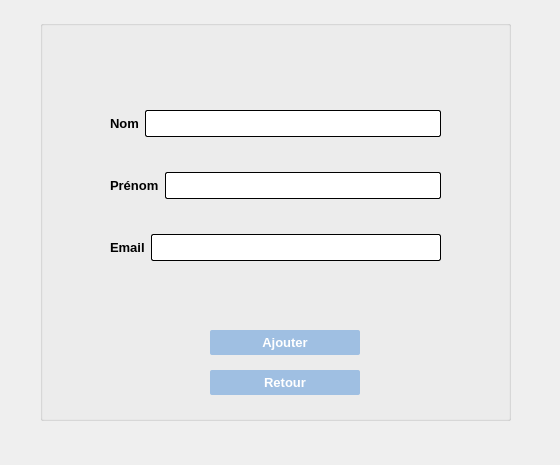
<?xml version="1.0" encoding="UTF-8"?>
<ui version="4.0">
 <class>addprof</class>
 <widget class="QDialog" name="addprof">
  <property name="geometry">
   <rect>
    <x>0</x>
    <y>0</y>
    <width>560</width>
    <height>465</height>
   </rect>
  </property>
  <property name="windowTitle">
   <string>Dialog</string>
  </property>
  <widget class="QGroupBox" name="groupBox">
   <property name="geometry">
    <rect>
     <x>40</x>
     <y>20</y>
     <width>471</width>
     <height>401</height>
    </rect>
   </property>
   <property name="title">
    <string/>
   </property>
   <widget class="QPushButton" name="AddButton">
    <property name="geometry">
     <rect>
      <x>170</x>
      <y>310</y>
      <width>150</width>
      <height>25</height>
     </rect>
    </property>
    <property name="font">
     <font>
      <pointsize>-1</pointsize>
      <bold>true</bold>
     </font>
    </property>
    <property name="styleSheet">
     <string notr="true">QPushButton{
color: #ffffff;
border-radius:2px;
background-color: rgb(159, 191, 226);
height: 25px;
font-size:13px;
}
QPushButton:hover:!pressed
{
	background-color: rgb(179, 216, 255);
}
QPushButton:pressed
{
              transition: 0.9s; 
}</string>
    </property>
    <property name="text">
     <string>Ajouter</string>
    </property>
   </widget>
   <widget class="QPushButton" name="SalleReturn">
    <property name="geometry">
     <rect>
      <x>170</x>
      <y>350</y>
      <width>150</width>
      <height>25</height>
     </rect>
    </property>
    <property name="font">
     <font>
      <pointsize>-1</pointsize>
      <bold>true</bold>
     </font>
    </property>
    <property name="styleSheet">
     <string notr="true">QPushButton{
color: #ffffff;
border-radius:2px;
background-color: rgb(159, 191, 226);
height: 25px;
font-size:13px;
}
QPushButton:hover:!pressed
{
	background-color: rgb(179, 216, 255);
}
QPushButton:pressed
{
              transition: 0.9s; 
}</string>
    </property>
    <property name="text">
     <string>Retour</string>
    </property>
   </widget>
   <widget class="QWidget" name="">
    <property name="geometry">
     <rect>
      <x>70</x>
      <y>61</y>
      <width>331</width>
      <height>211</height>
     </rect>
    </property>
    <layout class="QVBoxLayout" name="verticalLayout">
     <item>
      <layout class="QHBoxLayout" name="horizontalLayout">
       <item>
        <widget class="QLabel" name="label">
         <property name="font">
          <font>
           <pointsize>10</pointsize>
           <italic>false</italic>
           <bold>true</bold>
          </font>
         </property>
         <property name="text">
          <string>Nom</string>
         </property>
        </widget>
       </item>
       <item>
        <widget class="QLineEdit" name="Nom">
         <property name="font">
          <font>
           <pointsize>10</pointsize>
          </font>
         </property>
         <property name="styleSheet">
          <string notr="true">QLineEdit{
	background-color: rgb(255, 255, 255);
	 border: 1px  solid;
     border-radius: 2px;
height:25px;
}</string>
         </property>
        </widget>
       </item>
      </layout>
     </item>
     <item>
      <layout class="QHBoxLayout" name="horizontalLayout_3">
       <item>
        <widget class="QLabel" name="label_3">
         <property name="font">
          <font>
           <pointsize>10</pointsize>
           <italic>false</italic>
           <bold>true</bold>
          </font>
         </property>
         <property name="text">
          <string>Prénom</string>
         </property>
        </widget>
       </item>
       <item>
        <widget class="QLineEdit" name="Prenom">
         <property name="font">
          <font>
           <pointsize>10</pointsize>
          </font>
         </property>
         <property name="styleSheet">
          <string notr="true">QLineEdit{
	background-color: rgb(255, 255, 255);
	 border: 1px  solid;
     border-radius: 2px;
height:25px;
}</string>
         </property>
        </widget>
       </item>
      </layout>
     </item>
     <item>
      <layout class="QHBoxLayout" name="horizontalLayout_2">
       <item>
        <widget class="QLabel" name="label_2">
         <property name="font">
          <font>
           <pointsize>10</pointsize>
           <italic>false</italic>
           <bold>true</bold>
          </font>
         </property>
         <property name="text">
          <string>Email</string>
         </property>
        </widget>
       </item>
       <item>
        <widget class="QLineEdit" name="Email">
         <property name="font">
          <font>
           <pointsize>10</pointsize>
          </font>
         </property>
         <property name="styleSheet">
          <string notr="true">QLineEdit{
	background-color: rgb(255, 255, 255);
	 border: 1px  solid;
     border-radius: 2px;
height:25px;
}</string>
         </property>
        </widget>
       </item>
      </layout>
     </item>
    </layout>
   </widget>
  </widget>
 </widget>
 <resources/>
 <connections/>
</ui>
